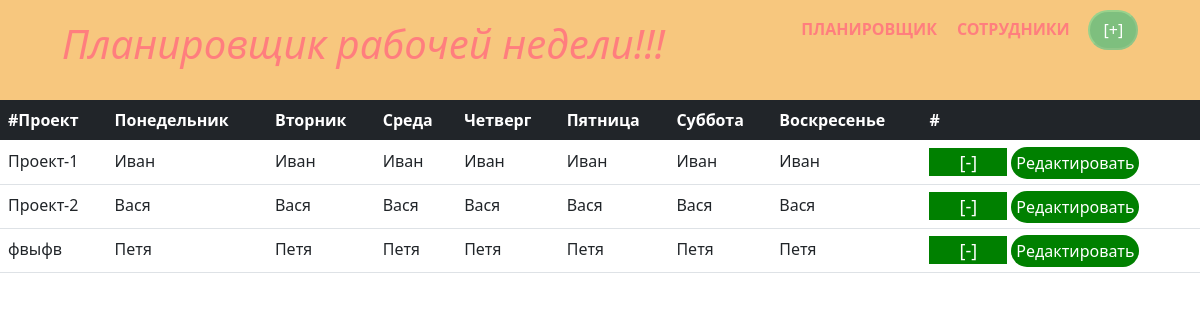
The page / on the database its author committed.
### tables this page shows
CREATE TABLE `project` (
  `idP` int(5) NOT NULL COMMENT 'Ключ',
  `work` varchar(35) NOT NULL COMMENT 'Название проекта',
  `Monday` int(5) NOT NULL,
  `Tuesday` int(5) NOT NULL,
  `Wednesday` int(5) NOT NULL,
  `Thursday` int(5) NOT NULL,
  `Friday` int(5) NOT NULL,
  `Saturday` int(5) NOT NULL,
  `Sunday` int(5) NOT NULL
);

CREATE TABLE `employee` (
  `idS` int(5) NOT NULL COMMENT 'Ключ',
  `name` varchar(80) NOT NULL COMMENT 'Название сотрудника'
);

### beckend/project.php (called while the page is built, shortened)
<?php
include "config.php";
$sql = $pdo -> prepare(" SELECT p.idP, p.work, e.name FROM project p INNER JOIN employee e  ON p.Monday = e.idS
                                                                       INNER JOIN employee e1 ON p.Tuesday = e1.idS
                                                                       INNER JOIN employee e2 ON p.Wednesday = e2.idS
                                                                       INNER JOIN employee e3 ON p.Thursday = e3.idS
                                                                       INNER JOIN employee e4 ON p.Friday = e4.idS
                                                                       INNER JOIN employee e5 ON p.Saturday = e5.idS
                                                                       INNER JOIN employee e6 ON p.Sunday = e6.idS ");
$sql -> execute();
$result = $sql -> fetchAll();

### index.php (the view, shortened to what this page needs)
<?php
    include_once("beckend/project.php");;
?>
<!DOCTYPE html>
<html lang="ru">
    <head>
        <link rel="stylesheet" href="./css/style.css" type="text/css">
        <link href="https://cdn.jsdelivr.net/npm/bootstrap@5.0.1/dist/css/bootstrap.min.css" rel="stylesheet">
    </head>
    <body>
        <header class="header" id="header">
            <h1 class="title">Планировщик рабочей недели!!!</h1>
            <div class="header_Nav">
              <div class="btn">
                  <a class="clickbtn" href="index.php">Планировщик</a>
                </div>
                <div class="btn">
                    <a class="clickbtn" href="sotrudnic.php">Сотрудники</a>
                </div>
                <div class="btnadd">
                    <form action="" method="POST">
                        <input class="plusProject" type="button" value="[+]" data-toggle="modal" data-target="#Modal">
                    </form>
                </div>
              </div>
        </header>
        <section class="cont">
            <section class="colCont">
                <div class="centerios">
                    <div class="infor">
                        <table class="table" id="tbl">
                            <thead class="table-dark">
                                <tr>
                                    <th scope="col">#Проект</th>
                                    <th scope="col">Понедельник</th>
                                    <th scope="col">Вторник</th>
                                    <th scope="col">Среда</th>
                                    <th scope="col">Четверг</th>
                                    <th scope="col">Пятница</th>
                                    <th scope="col">Суббота</th>
                                    <th scope="col">Воскресенье</th>
                                    <th scope="col">#</th>
                                </tr>
                            </thead>
                            <tbody>
                              <?php foreach ($result as $value) { ?>
                                <tr>
                                    <td><?=$value["work"]?></td>
                                    <td><?=$value["name"]?></td>
                                    <td><?=$value["name"]?></td>
                                    <td><?=$value["name"]?></td>
                                    <td><?=$value["name"]?></td>
                                    <td><?=$value["name"]?></td>
                                    <td><?=$value["name"]?></td>
                                    <td><?=$value["name"]?></td>
                                    <td>
                                      <a href="?delete=<?=$value['work'] ?>"  data-toggle="modal" class="minus" data-target="#deleteModal<?=$value['idP'] ?>">[-]</a>
                                      <a href="?edit=<?=$value['work'] ?>" class="edit" data-toggle="modal" data-target="#editModal<?=$value['idP'] ?>">Редактировать</a>
                                    </td>
                                </tr> <?php } ?>
                            </tbody>
                        </table>
                    </div>
                </div>
            </section>
        </section>
    </body>
</html>

### css/style.css (style rules this page uses)
body { margin: 0; font-family: 'Noto Sans JP', sans-serif; }
.header { width: 100%; height: 100px; background: #f19100; opacity: 0.5; display: flex; justify-content: space-around; }
.header_Nav { display: flex; justify-content: start; }
.title { font-size: 40px; font-style: italic; color: red; margin-top: 0; text-align: center; padding-top: 20px; }
.cont { width: 100%; height: 100%; background-color: white; }
.btn { margin-top: 10px; width: 150px; text-align: center; }
.clickbtn { text-decoration: none; color: red; font-weight: bold; text-transform: uppercase; border-radius: 50px; transition: color 0.5s linear; transition: background 0.4s ease; transition: box-shadow 0.4s ease; }
.centerios { width: 100%; height: 100%; display: flex; justify-content: center; }
.plusProject { margin-top: 10px; background-color: green; border-radius: 20px; width: 50px; height: 40px; border-color: rgba(174, 255, 92, 0.3); color: white; transition: background 0.4s ease, color 0.5s linear; }
.infor { width: 100%; height: 100%; }
.edit { text-decoration: none; color: white; background-color: green; padding: 5px; border-radius: 50px; }
.minus { text-decoration: none; color: white; background-color: green; font-size: 18px; padding: 2px 30px; }

### rows shown on the page
project: work "Проект-1", Monday.name "Иван"
project: work "Проект-2", Monday.name "Вася"
project: work "фвыфв", Monday.name "Петя"
